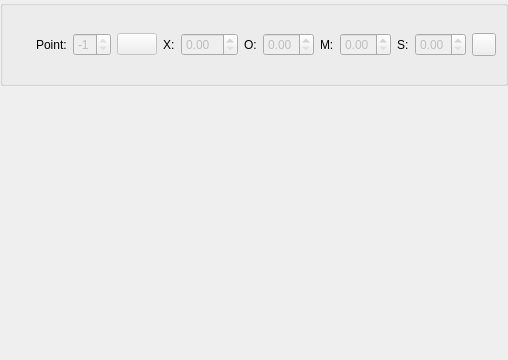
<?xml version="1.0" encoding="UTF-8"?>
<ui version="4.0">
 <class>ctkVTKScalarsToColorsWidget</class>
 <widget class="QWidget" name="ctkVTKScalarsToColorsWidget">
  <property name="geometry">
   <rect>
    <x>0</x>
    <y>0</y>
    <width>508</width>
    <height>360</height>
   </rect>
  </property>
  <property name="windowTitle">
   <string>ScalarsToColorsWidget</string>
  </property>
  <layout class="QVBoxLayout" name="verticalLayout_2">
   <property name="leftMargin">
    <number>0</number>
   </property>
   <property name="topMargin">
    <number>0</number>
   </property>
   <property name="rightMargin">
    <number>0</number>
   </property>
   <property name="bottomMargin">
    <number>0</number>
   </property>
   <item>
    <widget class="QGroupBox" name="topLayout_groupBox">
     <property name="maximumSize">
      <size>
       <width>16777215</width>
       <height>16777215</height>
      </size>
     </property>
     <property name="title">
      <string/>
     </property>
     <layout class="QVBoxLayout" name="verticalLayout">
      <item>
       <layout class="QHBoxLayout" name="TopLayout">
        <item>
         <spacer name="TopSpacer">
          <property name="orientation">
           <enum>Qt::Horizontal</enum>
          </property>
          <property name="sizeHint" stdset="0">
           <size>
            <width>40</width>
            <height>20</height>
           </size>
          </property>
         </spacer>
        </item>
        <item>
         <widget class="QLabel" name="PointIdLabel">
          <property name="toolTip">
           <string>Point ID</string>
          </property>
          <property name="text">
           <string>Point:</string>
          </property>
         </widget>
        </item>
        <item>
         <widget class="QSpinBox" name="PointIdSpinBox">
          <property name="enabled">
           <bool>false</bool>
          </property>
          <property name="toolTip">
           <string>Point ID</string>
          </property>
          <property name="minimum">
           <number>-1</number>
          </property>
          <property name="maximum">
           <number>-1</number>
          </property>
         </widget>
        </item>
        <item>
         <widget class="ctkColorPickerButton" name="ColorPickerButton">
          <property name="enabled">
           <bool>false</bool>
          </property>
          <property name="text">
           <string/>
          </property>
          <property name="displayColorName" stdset="0">
           <bool>false</bool>
          </property>
         </widget>
        </item>
        <item>
         <widget class="QLabel" name="XLabel">
          <property name="toolTip">
           <string>X coordinate of the current point</string>
          </property>
          <property name="text">
           <string>X:</string>
          </property>
         </widget>
        </item>
        <item>
         <widget class="QDoubleSpinBox" name="XSpinBox">
          <property name="enabled">
           <bool>false</bool>
          </property>
          <property name="toolTip">
           <string>X coordinate of the current point</string>
          </property>
         </widget>
        </item>
        <item>
         <widget class="QLabel" name="OpacityLabel">
          <property name="toolTip">
           <string>Opacity of the current point</string>
          </property>
          <property name="text">
           <string>O:</string>
          </property>
         </widget>
        </item>
        <item>
         <widget class="QDoubleSpinBox" name="OpacitySpinBox">
          <property name="enabled">
           <bool>false</bool>
          </property>
          <property name="toolTip">
           <string>Opacity of the current point</string>
          </property>
          <property name="maximum">
           <double>1.000000000000000</double>
          </property>
          <property name="singleStep">
           <double>0.100000000000000</double>
          </property>
         </widget>
        </item>
        <item>
         <widget class="QLabel" name="MidPointLabel">
          <property name="toolTip">
           <string>Position of the midpoint</string>
          </property>
          <property name="text">
           <string>M:</string>
          </property>
         </widget>
        </item>
        <item>
         <widget class="QDoubleSpinBox" name="MidPointSpinBox">
          <property name="enabled">
           <bool>false</bool>
          </property>
          <property name="toolTip">
           <string>Position of the midpoint</string>
          </property>
          <property name="maximum">
           <double>1.000000000000000</double>
          </property>
          <property name="singleStep">
           <double>0.100000000000000</double>
          </property>
         </widget>
        </item>
        <item>
         <widget class="QLabel" name="SharpnessLabel">
          <property name="toolTip">
           <string>Sharpness of the midpoint</string>
          </property>
          <property name="text">
           <string>S:</string>
          </property>
         </widget>
        </item>
        <item>
         <widget class="QDoubleSpinBox" name="SharpnessSpinBox">
          <property name="enabled">
           <bool>false</bool>
          </property>
          <property name="toolTip">
           <string>Sharpness of the midpoint</string>
          </property>
          <property name="maximum">
           <double>1.000000000000000</double>
          </property>
          <property name="singleStep">
           <double>0.100000000000000</double>
          </property>
         </widget>
        </item>
        <item>
         <widget class="ctkExpandButton" name="ExpandButton">
          <property name="contextMenuPolicy">
           <enum>Qt::DefaultContextMenu</enum>
          </property>
         </widget>
        </item>
       </layout>
      </item>
     </layout>
    </widget>
   </item>
   <item>
    <widget class="ctkDoubleRangeSlider" name="YRangeSlider" native="true">
     <property name="maximumSize">
      <size>
       <width>16777215</width>
       <height>16777215</height>
      </size>
     </property>
     <property name="maximum" stdset="0">
      <double>1.000000000000000</double>
     </property>
     <property name="singleStep" stdset="0">
      <double>0.010000000000000</double>
     </property>
    </widget>
   </item>
   <item>
    <widget class="ctkVTKScalarsToColorsView" name="View" native="true"/>
   </item>
   <item>
    <widget class="ctkDoubleRangeSlider" name="XRangeSlider" native="true">
     <property name="maximumSize">
      <size>
       <width>16777215</width>
       <height>16777215</height>
      </size>
     </property>
     <property name="maximum" stdset="0">
      <double>1.000000000000000</double>
     </property>
     <property name="singleStep" stdset="0">
      <double>0.010000000000000</double>
     </property>
     <property name="maximumValue" stdset="0">
      <double>1.000000000000000</double>
     </property>
    </widget>
   </item>
  </layout>
 </widget>
 <customwidgets>
  <customwidget>
   <class>ctkVTKScalarsToColorsView</class>
   <extends>QWidget</extends>
   <header>ctkVTKScalarsToColorsView.h</header>
  </customwidget>
  <customwidget>
   <class>ctkColorPickerButton</class>
   <extends>QPushButton</extends>
   <header>ctkColorPickerButton.h</header>
  </customwidget>
  <customwidget>
   <class>ctkDoubleRangeSlider</class>
   <extends>QWidget</extends>
   <header>ctkDoubleRangeSlider.h</header>
  </customwidget>
  <customwidget>
   <class>ctkExpandButton</class>
   <extends>QToolButton</extends>
   <header location="global">ctkExpandButton.h</header>
  </customwidget>
 </customwidgets>
 <resources/>
 <connections/>
</ui>
